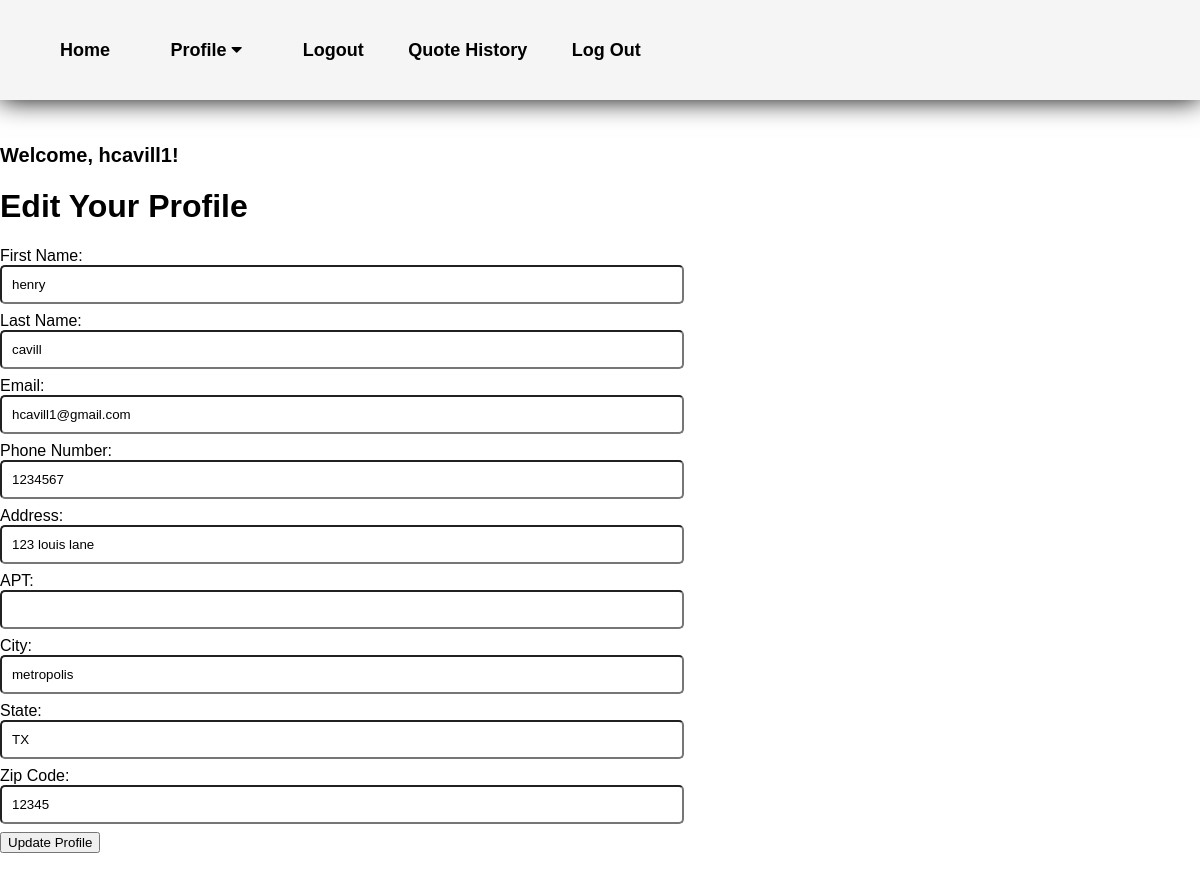
/Pages/editProfile1.php (signed in), run on the app's committed database.
### tables this page shows
CREATE TABLE `user` (
  `User_ID` int(11) NOT NULL,
  `firstName` varchar(45) DEFAULT NULL,
  `lastName` varchar(100) DEFAULT NULL,
  `email` varchar(100) DEFAULT NULL,
  `phoneNumber` varchar(45) DEFAULT NULL,
  `Address` varchar(45) DEFAULT NULL,
  `APT` varchar(10) DEFAULT NULL,
  `City` varchar(45) DEFAULT NULL,
  `State` varchar(45) DEFAULT NULL,
  `ZipCode` varchar(45) DEFAULT NULL,
  `Username` varchar(45) NOT NULL,
  `Password` varchar(60) NOT NULL,
  `first_login` tinyint(1) DEFAULT 1,
  `profitMargin` decimal(10,2) DEFAULT NULL
);

### Pages/editProfile1.php (the view, shortened to what this page needs)
<!DOCTYPE html>
<html>
<?php
require_once "../php/config.php";
require_once "../php/functions.php";
echo '<p style="font-size: 20px; font-weight: bold;">Welcome, ' . htmlspecialchars($_SESSION['login_user']) . '!</p>';
$userId = $_SESSION['user_id'];
$stmt = $conn->prepare("SELECT * FROM user WHERE User_ID = ?");
$stmt->bind_param("i", $userId);
$stmt->execute();
$result = $stmt->get_result();
if ($result->num_rows > 0) {
    $user = $result->fetch_assoc();
}
?>
<head>
    <link rel="stylesheet" type="text/css" href="../css/user.css">
    <link rel="stylesheet" type="text/css" href="../css/accountDetails.css">
    <link rel="stylesheet" href="https://cdnjs.cloudflare.com/ajax/libs/font-awesome/4.7.0/css/font-awesome.min.css">
</head>
    <header>
        <nav>
            <ul>
                <li><a href="userDashboard.php">Home</a></li>
                <li>
                    <div class="dropdown">
                        <a href="#" class="drop-btn">
                            Profile
                            <i class="fa fa-caret-down"></i>
                        </a>
                        <div class="dropdown-content">
                            <?php if (isset($_SESSION['login_user'])) { ?>
                                <li><a href="?logout">Logout</a></li>
                            <?php } ?>
                        </div>
                    </div>
                </li>
                <li><a href="orderHistory.php">Quote History</a></li>
                <li><a href="orderHistory.php">Log Out</a></li>
            </ul>
        </nav>
    </header>
    <div class="container">
        <div class="form-container">
            <h1>Edit Your Profile</h1>
            <form action="<?php echo $_SERVER['PHP_SELF']; ?>" method="POST">
                <label for="firstName">First Name:</label>
                <input type="text" name="firstName" required value="<?php echo isset($user['firstName']) ? htmlspecialchars($user['firstName']) : ''; ?>">
                <label for="lastName">Last Name:</label>
                <input type="text" name="lastName" required value="<?php echo isset($user['lastName']) ? $user['lastName'] : ''; ?>">
                <label for="email">Email:</label>
                <input type="text" name="email" required value="<?php echo isset($user['email']) ? $user['email'] : ''; ?>">
                <label for="phoneNumber">Phone Number:</label>
                <input type="text" name="phoneNumber" required value="<?php echo isset($user['phoneNumber']) ? $user['phoneNumber'] : ''; ?>">
                <label for="address">Address:</label>
                <input type="text" name="Address" required value="<?php echo isset($user['Address']) ? $user['Address'] : ''; ?>">
                <label for="APT">APT:</label>
                <input type="text" name="APT"  value="<?php echo isset($user['APT']) ? $user['APT'] : ''; ?>">
                <label for="city">City:</label>
                <input type="text" name="City" required value="<?php echo isset($user['City']) ? $user['City'] : ''; ?>">
                <label for="state">State:</label>
                <input type="text" name="state" required value="<?php echo isset($user['State']) ? $user['State'] : ''; ?>">
                <label for="zipCode">Zip Code:</label>
                <input type="text" name="zipCode" required value="<?php echo isset($user['ZipCode']) ? $user['ZipCode'] : ''; ?>">
                <button type="submit">Update Profile</button>
            </form>
        </div>
    </div>
</body>
</html>
</html>

### css/user.css (style rules this page uses)
.dropdown { overflow: hidden; }
.dropdown .drop-btn { border: none; outline: none; padding: 14px 16px; background-color: inherit; font-family: inherit; margin: 0; }
.dropdown-content { display: none; position: absolute; margin-left: 7%; background-color: #f9f9f9; box-shadow: 0px 8px 16px 0px rgba(0,0,0,0.2); z-index: 1; }

### css/accountDetails.css (style rules this page uses)
* { font-family: Arial, Helvetica, sans-serif; }
header { background-color: whitesmoke; position: fixed; top: 0; right: 0; bottom: 0; left: 0; height: 100px; display: flex; align-items: center; box-shadow: 0 0 25px 0 black; z-index: 10; }
header * { display: inline; }
header li { margin: 20px; }
header li a { color:black; font-size: large; text-decoration: solid; }
.dropdown { overflow: hidden; }
.dropdown .drop-btn { border: none; outline: none; padding: 14px 16px; background-color: inherit; font-family: inherit; margin: 0; }
.dropdown-content { display: none; position: absolute; background-color: #f9f9f9; box-shadow: 0px 8px 16px 0px rgba(0,0,0,0.2); z-index: 1; }
a { color: #ff7675; font-weight: bold; text-decoration: none; }
input { display:block; width: 55%; padding: 10px; margin-bottom: 8px; border-radius: 5px; }

### data on the page
user: firstName "henry", lastName "cavill", email "hcavill1@gmail.com", phoneNumber "1234567", Address "123 louis lane", City "metropolis", state "TX", zipCode "12345"

### other printed values
$_SESSION['login_user'] "hcavill1"
